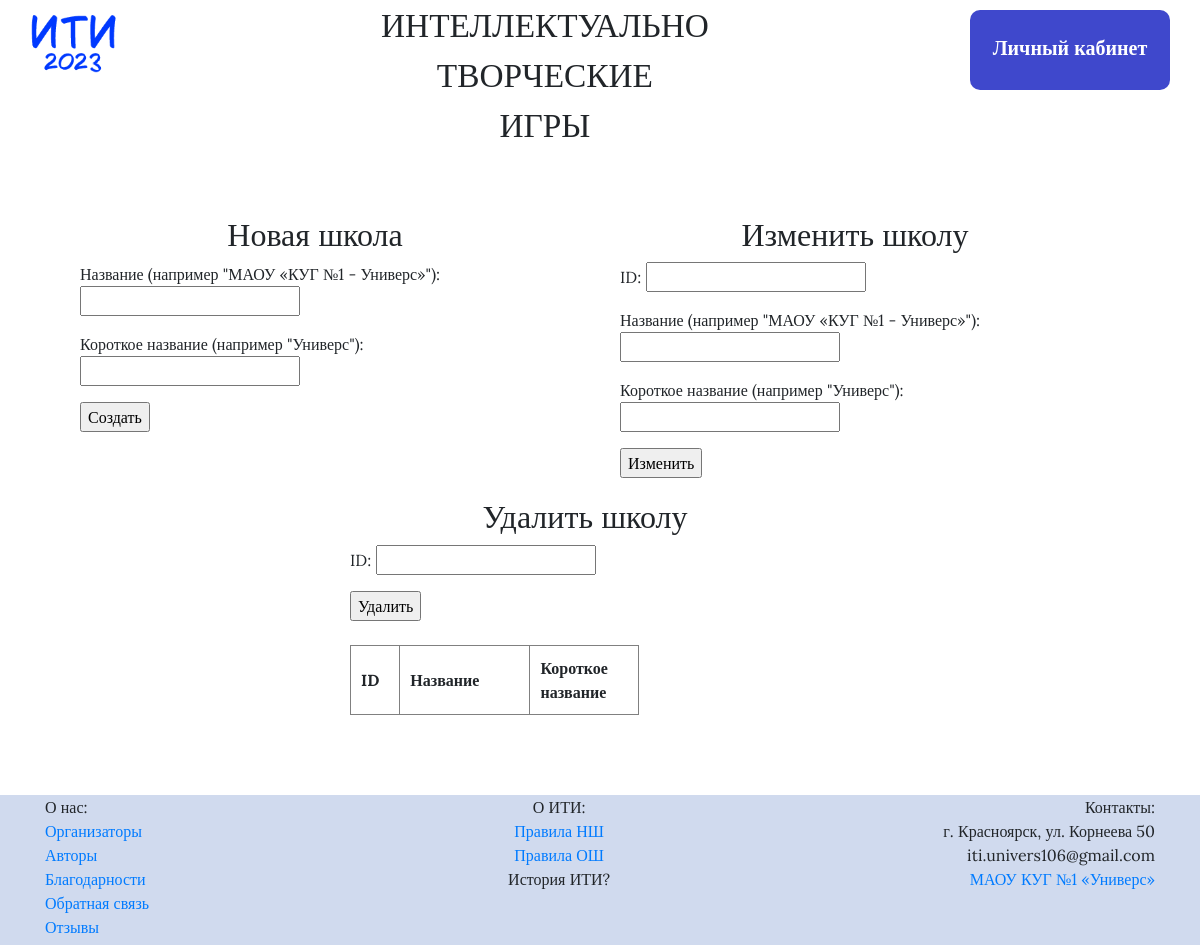
The page /school_edit.html (signed in) on the database as committed earlier.
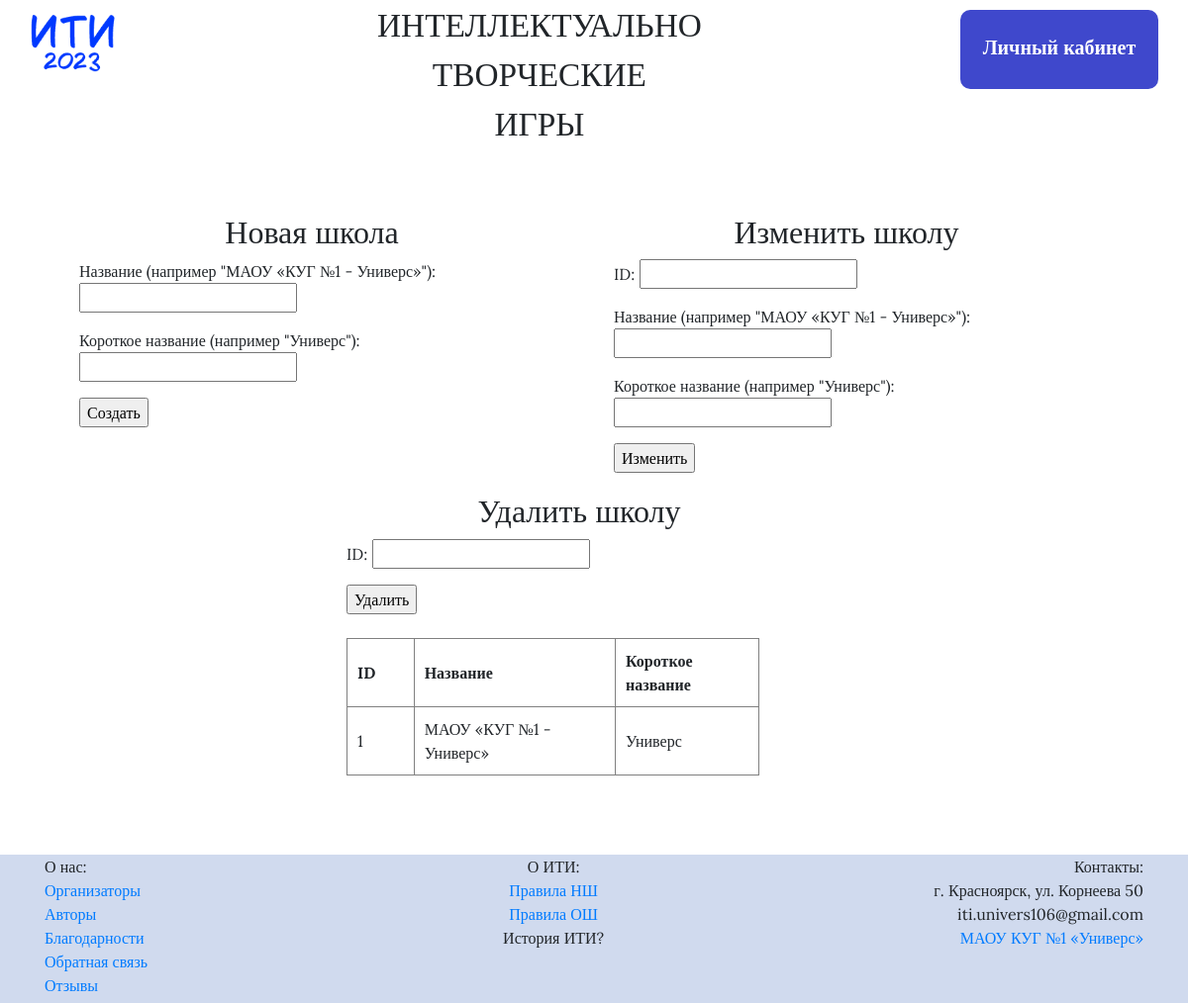
The same page on the database as committed later.
### backend/database/school.py (models this page shows, shortened)
class School(SqlAlchemyBase, Table):
    __tablename__ = 'school'
    fields = ['id', 'name', 'short_name']
    id = sa.Column(sa.Integer, nullable=False, unique=True, primary_key=True, autoincrement=True)
    name = sa.Column(sa.String, nullable=False)
    short_name = sa.Column(sa.String, nullable=False)

### backend/queries/pages.py (the view)
@app.route("/school_edit.html")
@cross_origin()
@login_required
@check_status('admin')
def school_edit():
    return render_template('school_edit.html', schools=School.select_all())

### backend/database/__db_session.py (called while the page is built)
def create_session() -> Session:
    global __factory
    return __factory()

    @classmethod
    def select_all(cls):
        return cls.__select_by_expr__()

    @classmethod
    def one_or_many(cls, data, one=False):
        return data.one_or_none() if one else data.all()

    @classmethod
    def __select_by_expr__(cls, *exprs, one=False):
        session = create_session()
        values = session.query(cls).filter(sa.and_(*exprs))
        values = cls.one_or_many(values, one)
        session.expunge_all()
        session.commit()
        return values

    @classmethod
    def select(cls, _id):
        return cls.__select_by_expr__(getattr(cls, cls.id_field) == _id, one=True)

### backend/database/user.py (called while the page is built)
    def can_do(self, status: int):
        return self.status == -2 or \
               self.status == -1 and status != -2 or \
               status > 0 and (self.status >> status) % 2

### backend/help/login.py (called while the page is built)
@login.user_loader
def load_user(id):
    return User.select(int(id))

### backend/templates/school_edit.html
{% extends "base.html" %}{% block content %}
<div class="row col-12 justify-content-center">
	<div class="col t-3">
		<h1>Новая школа</h1>
		<form onsubmit="school_add(this); return false;">
			<p>Название (например "МАОУ «КУГ №1 - Универс»"): <input type="text" name="name"></p>
			<p>Короткое название (например "Универс"): <input type="text" name="short_name"></p>
			<input type="submit" value="Создать">
		</form>
	</div>
	<div class="col t-3">
		<h1>Изменить школу</h1>
		<form onsubmit="school_edit(this); return false;">
			<p>ID: <input type="text" name="id"></p>
			<p>Название (например "МАОУ «КУГ №1 - Универс»"): <input type="text" name="name"></p>
			<p>Короткое название (например "Универс"): <input type="text" name="short_name"></p>
			<input type="submit" value="Изменить">
		</form>
	</div>
	<div class="col t-3">
		<h1>Удалить школу</h1>
		<form onsubmit="school_delete(this); return false;">
			<p>ID: <input type="text" name="id"></p>
			<input type="submit" value="Удалить">
		</form>
		<br>
		<table border="1">
			<thead><tr>
				<th width="5%">ID</th>
				<th width="20%">Название</th>
				<th width="10%">Короткое название</th>
			</tr></thead>
			{% for school in schools %}
			<tr>
				<td>{{ school.id }}</td>
				<td>{{ school.name }}</td>
				<td>{{ school.short_name }}</td>
			</tr>
			{% endfor %}
		</table>
	</div>
</div>
{% endblock %}

Rows that differ between the two databases and show on the page:
added School: id "1", name "МАОУ «КУГ №1 - Универс»", short_name "Универс"
